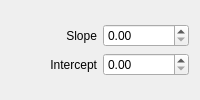
                        <widget class="QWidget" name="sfl2PLMTab">
                         <attribute name="title">
                          <string>Slope • Intercept</string>
                         </attribute>
                         <layout class="QGridLayout" name="gridLayout_100">
                          <item row="0" column="0">
                           <layout class="QGridLayout" name="gridLayout_3">
                            <item row="0" column="0">
                             <widget class="QLabel" name="sfl2PLMSlpLabel">
                              <property name="text">
                               <string>Slope</string>
                              </property>
                              <property name="alignment">
                               <set>Qt::AlignRight|Qt::AlignTrailing|Qt::AlignVCenter</set>
                              </property>
                             </widget>
                            </item>
                            <item row="0" column="1">
                             <widget class="QDoubleSpinBox" name="sfl2PLMSlpDSpin">
                              <property name="sizePolicy">
                               <sizepolicy hsizetype="Preferred" vsizetype="Fixed">
                                <horstretch>0</horstretch>
                                <verstretch>0</verstretch>
                               </sizepolicy>
                              </property>
                             </widget>
                            </item>
                            <item row="1" column="0">
                             <widget class="QLabel" name="sfl2PLMIntLabel">
                              <property name="text">
                               <string>Intercept</string>
                              </property>
                              <property name="alignment">
                               <set>Qt::AlignRight|Qt::AlignTrailing|Qt::AlignVCenter</set>
                              </property>
                             </widget>
                            </item>
                            <item row="1" column="1">
                             <widget class="QDoubleSpinBox" name="sfl2PLMIntDSpin">
                              <property name="sizePolicy">
                               <sizepolicy hsizetype="Preferred" vsizetype="Fixed">
                                <horstretch>0</horstretch>
                                <verstretch>0</verstretch>
                               </sizepolicy>
                              </property>
                             </widget>
                            </item>
                           </layout>
                          </item>
                         </layout>
                        </widget>
